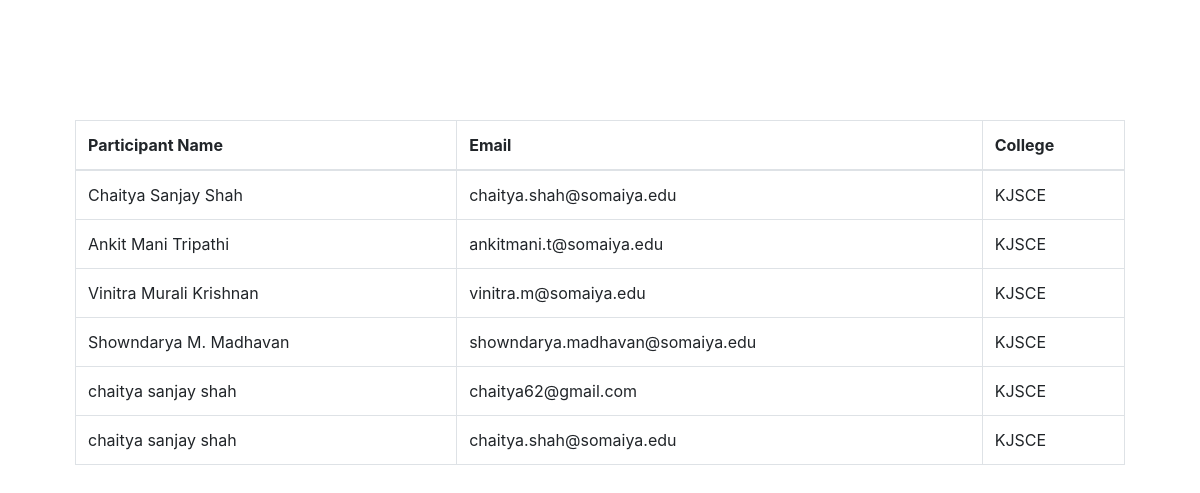
The page /event/attendees/ (signed in) on the database as committed earlier.
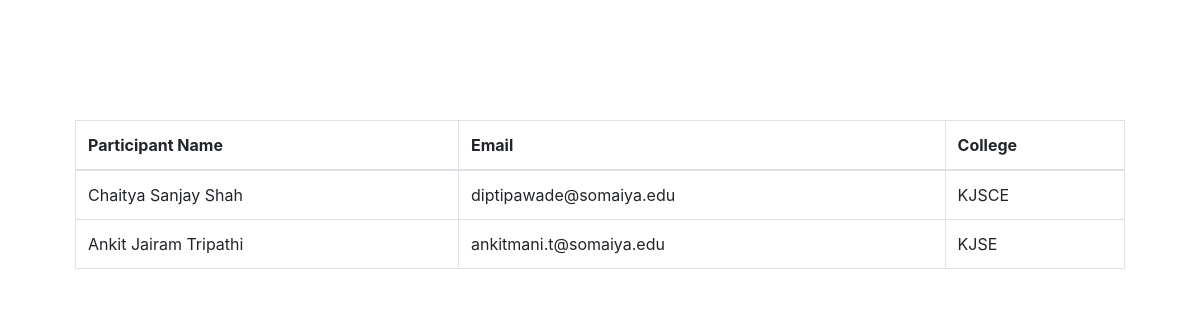
The same page on the database as committed later.
### records/models.py (models this page shows, shortened)
class Attendee(models.Model):
	yos_choices = (
	('TY', 'Third Year'),
	('SY', 'Second Year'),
	('FY', 'First Year'),
	('B.Tech', 'Final/Fourth Year'),
	)
	branch_choices = (
	('IT', 'Information Technologies'),
	('CS', 'Computer Engineering'),
	('MECH', 'Mechnical Engineering'),
	('EXTC', 'Electronics and TeleCommunication'),
	('ETRX', 'Electronics'),
	)
	first_name = models.CharField(max_length=255)
	last_name = models.CharField(max_length=255)
	middle_name = models.CharField(max_length=255)
	year_of_study = models.CharField(max_length=255, choices=yos_choices,default='FY', blank=True)
	branch = models.CharField(max_length=255, choices=branch_choices,default='IT', blank=True)
	division = models.CharField(max_length=255, default='A', blank=True)
	college = models.CharField(max_length=600)
	email = models.EmailField(max_length=255)

### records/views.py (the view)
# urls.py: url(r'^event/attendees/$', view_participants, name='view_participants'),
def view_participants(request):
	if not is_logged_in(request):
		return HttpResponseRedirect('/login/')
	data = Attendee.objects.all()
	return render(request, 'records/view_participants.html', {'title': 'Attendees', 'data': data})

### records/views.py (called while the page is built)
def is_logged_in(request):
	return request.user.is_authenticated

### records/templates/records/view_participants.html
{% extends "records/index.html" %}
{% block recordcontent %}
<br>
<br>
<br>
<br>
<br>
	<div class="container">
			<table class="table table-condensed table-bordered table-inverse table-hover">
			<thead class="">
				<tr>
					<th>Participant Name</th>
					<th>Email</th>
					<th>College</th>
				</tr>
			</thead>
			<tbody>
			{% for p in data %}
				<tr>
					<td>{{p.first_name}} {{ p.middle_name}} {{p.last_name}}</td>
					<td>{{p.email}}</td>
					<td>{{p.college}}</td>
				</tr>
			{% endfor %}
			</tbody>
		</table>
	</div>
{% endblock %}

### records/templates/records/index.html
{% extends "creator/index.html" %}
{% block content %}
	<div class="container">
		{% block recordcontent %}
		{% endblock %}
	</div>
{% endblock %}

### creator/templates/creator/index.html (shortened to what this page needs)
{% load staticfiles %}
<!DOCTYPE html>
<html lang="en">
<head>
	<link rel="stylesheet" href="{% static 'css/bootstrap.min.css' %}">
	<link rel="stylesheet" href="{% static 'css/font-awesome.min.css' %}">
</head>
<body>
	<div class="container">
		{% block content %}
		{% endblock %}
	</div>
</body>
</html>

Rows that differ between the two databases and show on the page:
removed Attendee: first_name "Vinitra", middle_name "Murali", last_name "Krishnan", email "vinitra.m@somaiya.edu", college "KJSCE"
removed Attendee: first_name "Showndarya", middle_name "M.", last_name "Madhavan", email "showndarya.madhavan@somaiya.edu", college "KJSCE"
removed Attendee: first_name "chaitya", middle_name "sanjay", last_name "shah", email "chaitya62@gmail.com", college "KJSCE"
removed Attendee: first_name "chaitya", middle_name "sanjay", last_name "shah", email "chaitya.shah@somaiya.edu", college "KJSCE"
changed Attendee "Chaitya": email "chaitya.shah@somaiya.edu" → "diptipawade@somaiya.edu"
changed Attendee "Ankit": middle_name "Mani" → "Jairam"; college "KJSCE" → "KJSE"
